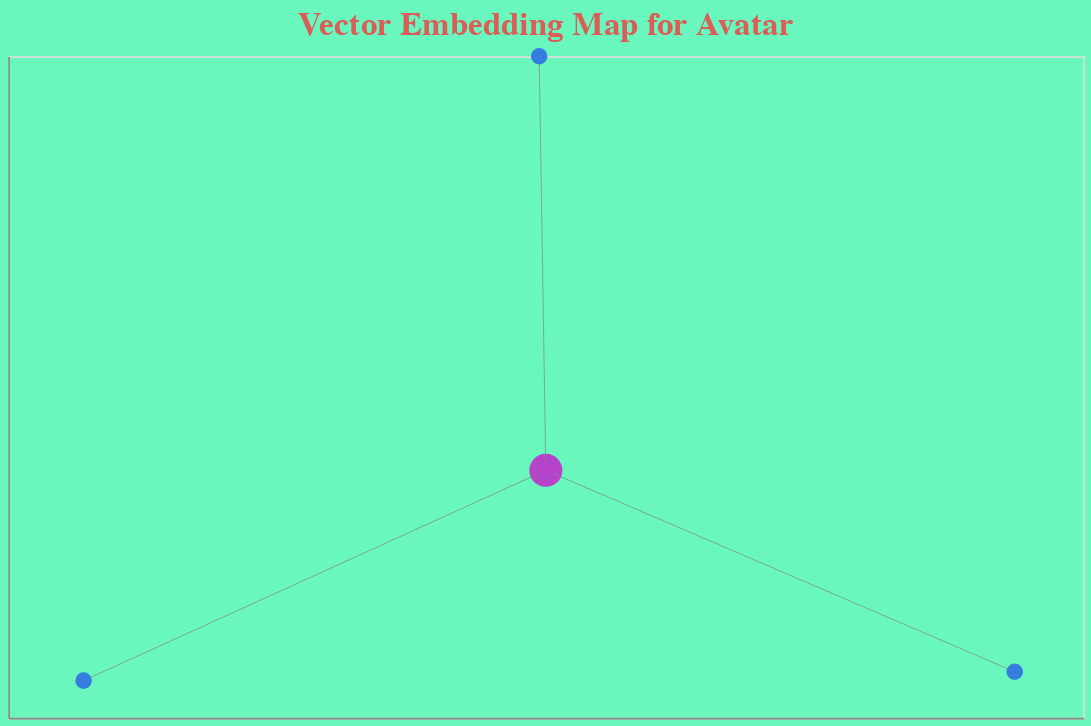

The cell this chart's notebook holds for it:
### Code cell
make_vector_embed_chart(
    query=TITLE, difflib=True
)

### Figure 1 — Vega-Lite specification as saved in the notebook (floating-point values rounded to 4 significant figures)
{"config": {"view": {"continuousWidth": 300, "continuousHeight": 300}, "axis": {"grid": false, "labels": false, "ticks": false, "title": null}, "title": {"color": "#DB5D57", "fontSize": 20}}, "layer": [{"mark": {"type": "point", "color": "#64C169", "fillOpacity": 1, "filled": true}, "encoding": {"color": {"field": "is_query", "legend": null, "scale": {"domain": [false, true], "range": ["#357edd", "#B942CB"]}, "type": "nominal"}, "size": {"field": "is_query", "legend": null, "scale": {"range": [100, 400]}, "type": "nominal"}, "tooltip": {"field": "name", "type": "nominal"}, "x": {"field": "x1", "type": "quantitative"}, "x2": {"field": "x2"}, "y": {"field": "y1", "type": "quantitative"}, "y2": {"field": "y2"}}}, {"mark": {"type": "rule", "stroke": "gray", "strokeWidth": 0.4}, "encoding": {"color": {"field": "is_query", "legend": null, "scale": {"domain": [false, true], "range": ["#357edd", "#B942CB"]}, "type": "nominal"}, "x": {"field": "x1", "type": "quantitative"}, "x2": {"field": "x2"}, "y": {"field": "y1", "type": "quantitative"}, "y2": {"field": "y2"}}}, {"mark": {"type": "point", "fillOpacity": 1, "filled": true, "size": 100}, "encoding": {"color": {"field": "is_query", "legend": null, "scale": {"domain": [false, true], "range": ["#357edd", "#B942CB"]}, "type": "nominal"}, "tooltip": {"field": "name", "type": "nominal"}, "x": {"field": "x2", "type": "quantitative"}, "x2": {"field": "x2"}, "y": {"field": "y2", "type": "quantitative"}, "y2": {"field": "y2"}}}], "background": "#69F7BE", "data": {"name": "data-43dc00b8333120af55edc69ff5f2a292"}, "height": 400, "title": "Vector Embedding Map for Avatar", "width": 650, "$schema": "https://vega.github.io/schema/vega-lite/v5.17.0.json", "datasets": {"data-43dc00b8333120af55edc69ff5f2a292": [{"node1": "Avatar", "node2": "Avatar", "similarity": 0.2, "x1": 1.821e-05, "x2": 1.821e-05, "y1": -0.001429, "y2": -0.001429, "name": "Avatar  |  Avatar", "is_query": true, "connects_to_query": true}, {"node1": "Avatar", "node2": "The Aviator", "similarity": 0.2, "x1": 1.821e-05, "x2": 0.8722, "y1": -0.001429, "y2": -0.4886, "name": "Avatar  |  The Aviator", "is_query": false, "connects_to_query": true}, {"node1": "Avatar", "node2": "Water", "similarity": 0.2, "x1": 1.821e-05, "x2": -0.01237, "y1": -0.001429, "y2": 1.0, "name": "Avatar  |  Water", "is_query": false, "connects_to_query": true}, {"node1": "Avatar", "node2": "Gator", "similarity": 0.2, "x1": 1.821e-05, "x2": -0.8599, "y1": -0.001429, "y2": -0.51, "name": "Avatar  |  Gator", "is_query": false, "connects_to_query": true}]}}
